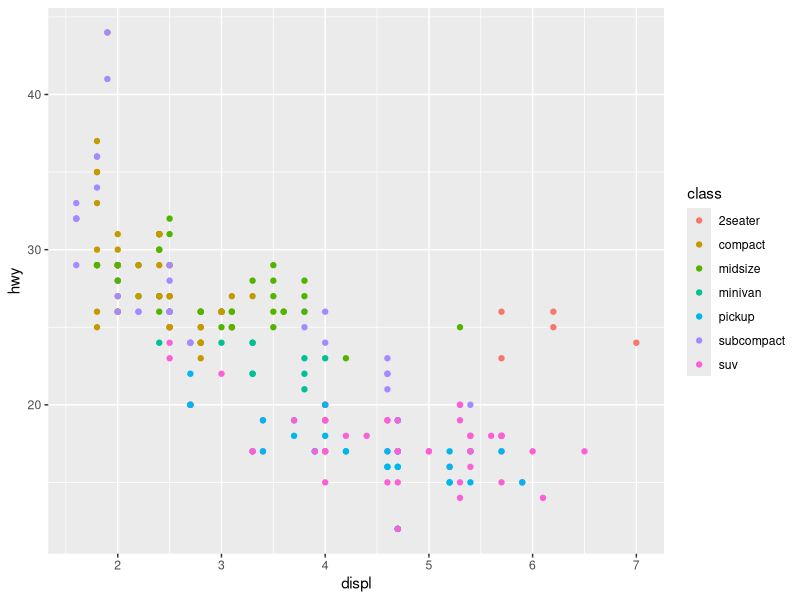
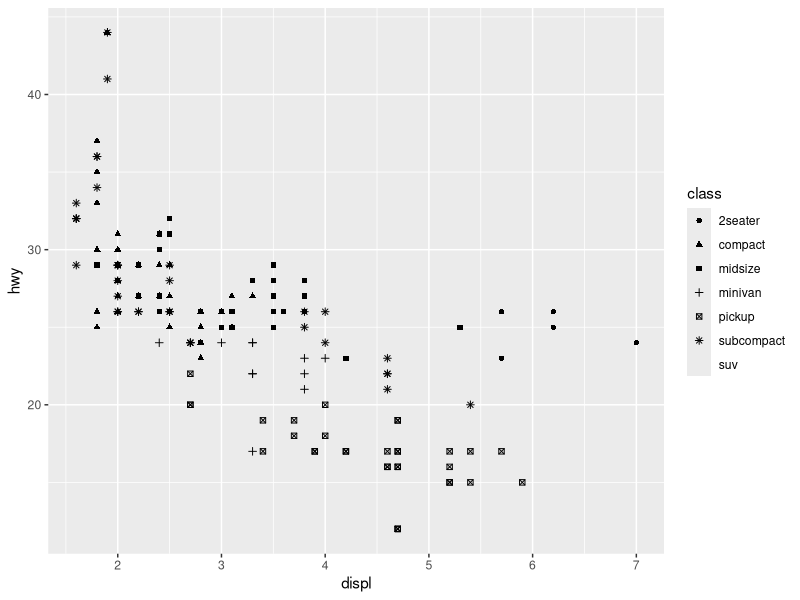
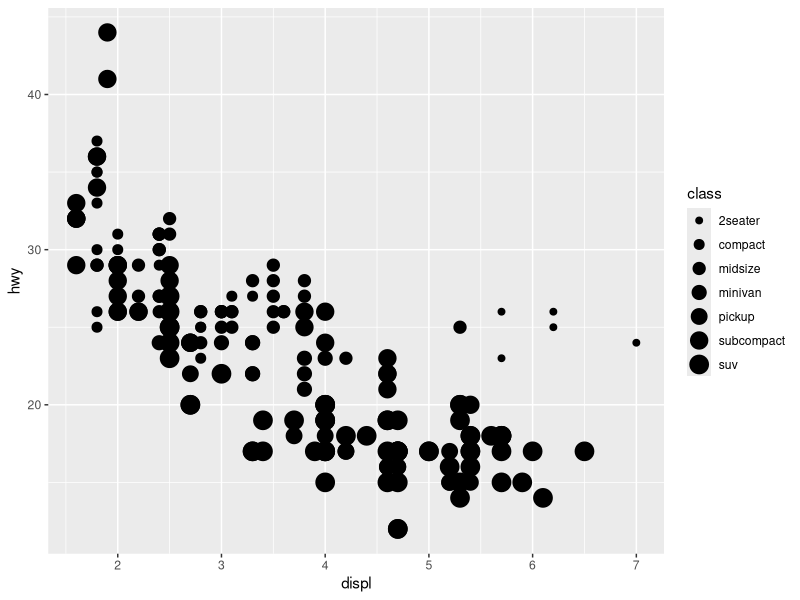
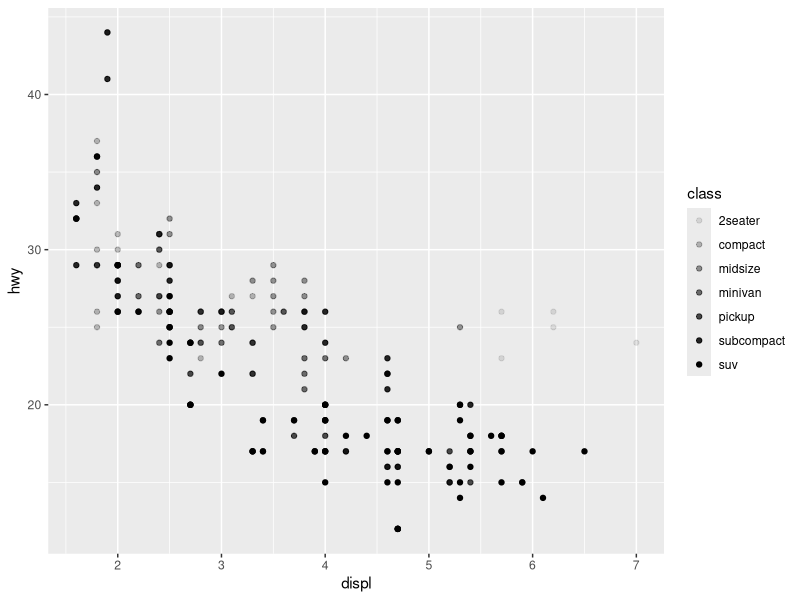
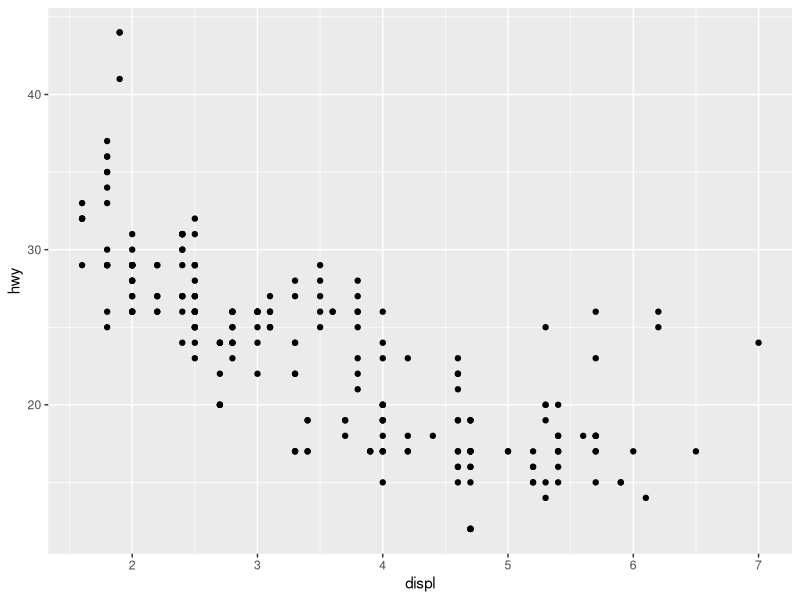
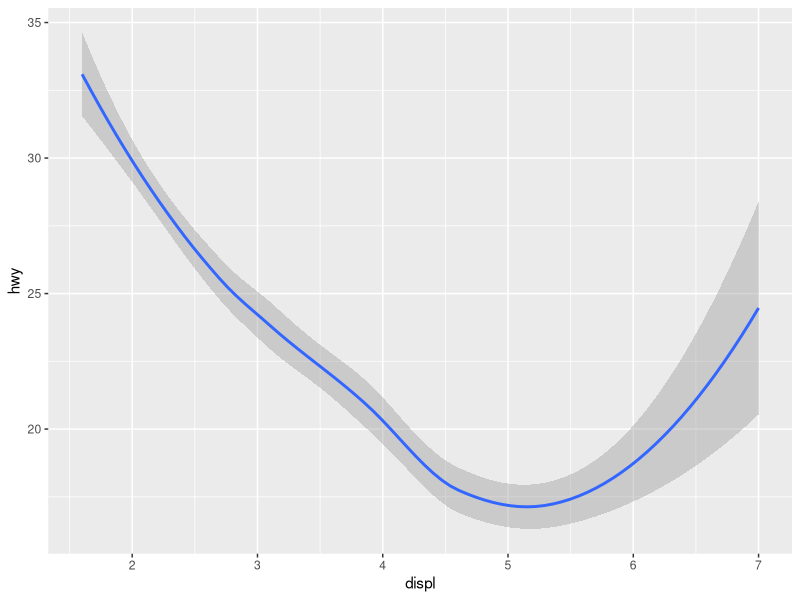
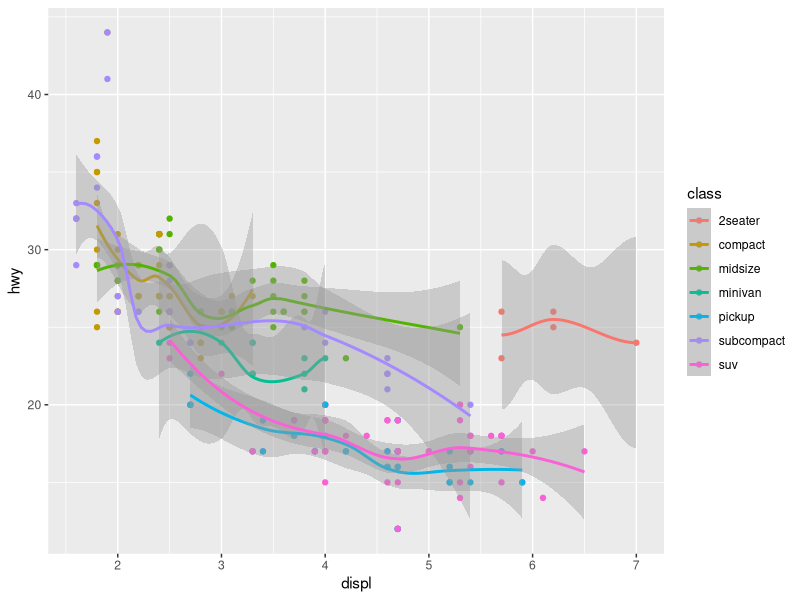
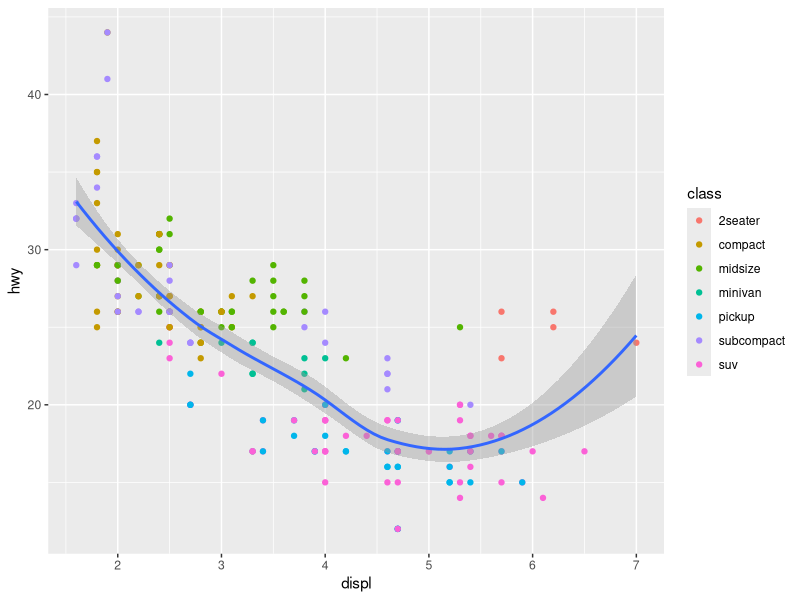

Here is the R script that generated these plots, in order:
## ---- chunk 1
library(tidyverse)
## ---- chunk 2
#| label: fig-aesthetic-color
#| fig-cap: "심미성: 컬러"
ggplot(mpg, aes(x = displ, y = hwy, color = class)) +
  geom_point()
## ---- chunk 3
#| label: fig-aesthetic-shape
#| fig-cap: "심미성: 형태"
ggplot(mpg, aes(x = displ, y = hwy, shape = class)) +
  geom_point()
## ---- chunk 4
#| label: fig-aesthetic-size
#| fig-cap: "심미성: 크기"
ggplot(mpg, aes(x = displ, y = hwy, size = class)) +
  geom_point()
## ---- chunk 5
#| label: fig-aesthetic-alpha
#| fig-cap: "심미성: 투명도"
ggplot(mpg, aes(x = displ, y = hwy, alpha = class)) +
  geom_point()
## ---- chunk 6
#| label: fig-geometric-point
#| fig-cap: "기하: geom_point()"
ggplot(mpg, aes(x = displ, y = hwy)) + 
  geom_point()
## ---- chunk 7
#| label: fig-geometric-smooth
#| fig-cap: "기하: geom_smooth()"
ggplot(mpg, aes(x = displ, y = hwy)) + 
  geom_smooth()
## ---- chunk 8
#| label: fig-geometric-point-smooth-1
#| fig-cap: "기하: geom_point() + geom_smooth() 1"
ggplot(mpg, aes(x = displ, y = hwy, color = class)) + 
  geom_point() + 
  geom_smooth()
## ---- chunk 9
#| label: fig-geometric-point-smooth-2
#| fig-cap: "기하: geom_point() + geom_smooth() 2"
ggplot(mpg, aes(x = displ, y = hwy)) + 
  geom_point(aes(color = class)) + 
  geom_smooth()
## ---- chunk 10
#| label: fig-geometric-histogram-1
#| fig-cap: "기하: geom_histogram()"
ggplot(mpg, aes(x = hwy)) +
  geom_histogram(binwidth = 2)
## ---- chunk 11
#| label: fig-geometric-density-1
#| fig-cap: "기하: geom_density()"
ggplot(mpg, aes(x = hwy)) +
  geom_density()
## ---- chunk 12
#| label: fig-geometric-boxplot-1
#| fig-cap: "기하: geom_boxplot()"
ggplot(mpg, aes(x = hwy)) +
  geom_boxplot()
## ---- chunk 13
#| label: fig-scale-1
#| fig-cap: ""
ggplot(mpg, aes(x = displ, y = hwy, color = drv)) +
  geom_point() 
## ---- chunk 14
#| label: fig-scale-3
#| fig-cap: ""
ggplot(mpg, aes(x = displ, y = hwy, color = drv)) +
  geom_point() +
  scale_x_continuous(labels = NULL) +
  scale_y_continuous(breaks = seq(15, 40, by = 5)) +
  scale_color_brewer(palette = "Set1", labels = c("4" = "4-wheel", "f" = "front", "r" = "rear"))
## ---- chunk 15
ggplot(mpg, aes(x = displ, y = hwy, color = drv)) +
  geom_point() +
  scale_x_continuous(labels = NULL) +
  scale_y_continuous(breaks = seq(15, 40, by = 5)) +
  scale_color_manual(values = c("sienna1", "slateblue4", "#698B22"))
## ---- chunk 16
#| label: fig-facet-1
#| fig-cap: "패싯: facet_wrap()"
ggplot(mpg, aes(x = displ, y = hwy)) + 
  geom_point() + 
  facet_wrap(~cyl)
## ---- chunk 17
#| label: fig-facet-2
#| fig-cap: "패싯: facet_grid()"
ggplot(mpg, aes(x = displ, y = hwy)) + 
  geom_point() + 
  facet_grid(drv ~ cyl)
## ---- chunk 18
#| label: fig-stat-1
#| fig-cap: "통계적 변환: geom_bar()"
ggplot(diamonds, aes(x = cut)) + 
  geom_bar()
## ---- chunk 19
diamonds |>
  count(cut) |> 
  ggplot(aes(x = cut, y = n)) +
  geom_bar(stat = "identity")
## ---- chunk 20
diamonds |>
  count(cut) |> 
  ggplot(aes(x = cut, y = n)) +
  geom_col()
## ---- chunk 21
#| label: fig-stat-3
#| fig-cap: "통계적 변환: geom_bar()"
ggplot(diamonds, aes(x = cut, y = after_stat(prop), group = 1)) + 
  geom_bar()
## ---- chunk 22
#| label: fig-bar-fill-1
#| fig-cap: "position: stack"
ggplot(mpg, aes(x = drv, fill = class)) + 
  geom_bar()
## ---- chunk 23
#| label: fig-bar-fill-2
#| fig-cap: "position: dodge"
ggplot(mpg, aes(x = drv, fill = class)) + 
  geom_bar(position = "dodge")
## ---- chunk 24
#| label: fig-coordinates-1
#| fig-cap: "coord_clip() 함수"
ggplot(mpg, aes(x = drv, fill = class)) + 
  geom_bar(position = "fill") +
  coord_flip()
## ---- chunk 25
#| label: fig-coordinates-2
#| fig-cap: "coord_fixed() 함수"
ggplot(mpg, aes(cty, hwy)) +
  geom_point() +
  coord_fixed()
## ---- chunk 26
#| label: fig-ggplot-themes-2
#| fig-cap: ""
ggplot(mpg, aes(x = displ, y = hwy)) +
  geom_point(aes(color = class)) +
  geom_smooth(se = FALSE) +
  theme_bw()
## ---- chunk 27
#| label: fig-ggplot-themes-3
#| fig-cap: "개별 요소의 수정: theme() 함수"
ggplot(mpg, aes(x = displ, y = hwy, color = drv)) +
  geom_point() +
  labs(
    title = "Larger engine sizes tend to have lower fuel economy",
    caption = "Source: https://fueleconomy.gov."
  ) +
  theme(
    legend.position = c(0.6, 0.7),
    legend.direction = "horizontal",
    plot.title = element_text(face = "bold"),
    plot.title.position = "plot",
    plot.caption.position = "plot",
    plot.caption = element_text(hjust = 0)
  )
## ---- chunk 28
#| label: fig-ggplot-label-1
#| fig-cap: "라벨링"
ggplot(mpg, aes(x = displ, y = hwy)) +
  geom_point(aes(color = class)) +
  geom_smooth(se = FALSE) +
  labs(
    x = "Engine displacement (L)",
    y = "Highway fuel economy (mpg)",
    color = "Car type",
    title = "Fuel efficiency generally decreases with engine size",
    subtitle = "Two seaters (sports cars) are an exception because of their light weight",
    caption = "Data from fueleconomy.gov"
  )
## ---- chunk 29
library(ggrepel)
ggplot(mpg, aes(displ, hwy)) + 
  geom_point(colour = "red") +
  geom_label_repel(data = mpg |> slice_sample(prop = 0.1), aes(label = class))
## ---- chunk 30
#| label: fig-ggplot-patchwork-1
#| fig-cap: "레이아웃: patchwork 패키지"
library(patchwork)
p1 <- ggplot(mpg, aes(x = displ, y = hwy)) + 
  geom_point() + 
  labs(title = "Plot 1")
p2 <- ggplot(mpg, aes(x = drv, y = hwy)) + 
  geom_boxplot() + 
  labs(title = "Plot 2")
p1 + p2
## ---- chunk 31
#| label: fig-ggplot-save-1
#| fig-cap: "그래프의 저장: ggsave() 함수"
my_plot <- ggplot(mpg, aes(x = displ, y = hwy, color = drv)) +
  geom_point() +
  labs(
    title = "Larger engine sizes tend to have lower fuel economy",
    caption = "Source: https://fueleconomy.gov."
  ) +
  theme(
    legend.position = c(0.6, 0.7),
    legend.direction = "horizontal",
    plot.title = element_text(face = "bold"),
    plot.title.position = "plot",
    plot.caption.position = "plot",
    plot.caption = element_text(hjust = 0)
  )
ggsave(filename = "my_plot.jpg", plot = my_plot, width = 8, height = 8 * 0.618, dpi = 600)
